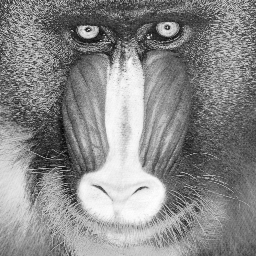
%> input picture baboon.bmp, 256 x 256 px
$ octave Lesson002_2A_L1.m   (GNU Octave 9; MATLAB toolbox functions it lacks are replaced by stand-ins)
%> lines starting %> are read from the running program, lines starting %| are printed output that depends on the picture
### scale.m
function result=scale(img,img2,value)
   result=value.*img2+(1-value).*img2;
   %it ensure the element wise multiplication (1:26)
end

### Lesson002_2A_L1.m
%Lesson2_2A_L1_Image as a function

%lecture 34->refer to udacity Lecture 25:Multiplying by a scalar demo
%https://www.youtube.com/watch?v=dqTtAcljH_8&list=PLAwxTw4SYaPnbDacyrK_kB_RUkuxQBlCm&index=30
clc;
clear all;
close all;
img1=imread('baboon.bmp');
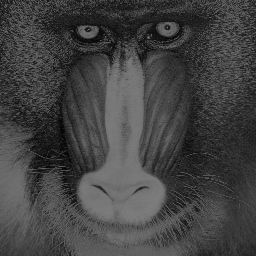
%> img1: size 256x256 uint8; min 0, max 125, mean 66.6
img2=imread('bird.gif');
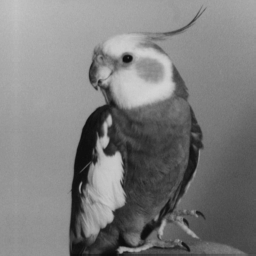
%> input picture bird.gif, 256 x 256 px
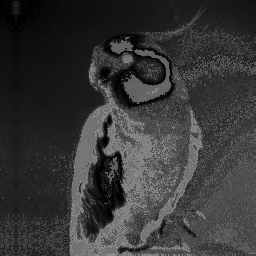
%> img2: size 256x256 uint8; min 0, max 144, mean 54.8

result=scale(img1,img2,0.75);
figure;
imshow(result);
%{
sum=img1+img2;
average=img1/2+img2/2;
average2=(img1+img2)/2;
imshow(img1);
disp(size(img1));
imshow(img2);
disp(size(img2));
%need to make sure their size are equal (0:19)
im_red=img1(:,:,1);
%imshow(im_red);
%0:46->bright area shows high red value, darker areas are vice versa
plot(im_red(150,:));

figure;
imshow(sum);
figure;
imshow(average);
figure
imshow(average2);

result=img2*3
figure;
imshow(result);

figure;
imshow(img2);
%}
%---------------------refer to udacity------------------
%Lecture 36_adding noise quiz
%{

%}
%code
%{

%}
%Lecture 35_displaying images in matlab
%{
-image may go from 0 to 1 (0:11). It means that it goes from darkest black to brightes white (0:14)
-Then I have the the sigma of 2(0:17), u will see black and white all over the place (0:12)
-In the previous example of Lecture 34, sigma here is a small variation (0:24)where sigma 64 is a big variation (0:26) Why?
   -In the image, -127 is black and +128 is white (0:35).
-When we talk about amount of noise in terms of intensity (0:41), we need to consider the overall range (0:45)
-We should use double while dealing with sigma so we can let it equal to 0.1 so it is 10th of range from black to white (0:59)
-Need to use floating point number for 0.0 to 255.0 (1:06)
-sigma=.1 in one place will be the sigma=25 in another case due to streching out(1:17)
-We have to worry about the magnitude of signma w.r.t the overall range of your image (1:21)
imshow(im,[low high]);
-low as black and high as white (1:23)
imshow(im,[]);
-scale the image automatically for you (2:01)
   -it will find the minimum as black and max as white (2:04) by scaling
-You ONLY normalize to display it (2:45) NOT to compute/processing it (2:46)
-
%}
%code
%{


%}


%Lecture 34_quiz_effect of sigma in Gaussian noise
%{
Q:
noise = randn(size(img)).*2; %as gaussian distribution
If we have .*2 instead of *1 what will happen?
1)Does this increase the count?
2)Does this increase the spread?
3)Does this increase the both

-The only correct answer is that we increase the spread by increasing the sigma (0:03)
-The number of values or their counts AREN'T changed (0:11)
-Mutiplying a number will change the standard deviation (sigma) they were drawn from (0:19)
-The type of variable we are using is unint8 spanned from 0 to 255 (0:32)
-IN the imge of saturn, we should see three moons and shadow. After we add the noise, we didn't see any change.
-The reason is that the the noise after randn is really small compare to the image (1:05)
-After implemeint the "Code 2". We can see the effect of the image (1:11)
-After increase the "noise=randn(size(imag)).*50" it will be really difficult to see the moon
%}
%code 2
%{
img=imgread('saturn.png');
imsho(img);
noise=randn(size(imag)).*25;%scale up the avlue (1:07)
outpu=img+noise;
imshow(output);
%}


%code 1
%{
img=imgread('saturn.png');
imsho(img);
noise=randn(size(imag));
outpu=img+noise;
imshow(output);
%}
%Lecture 33_quiz_effect of sigma in Gaussian noise
%{
%pass the quiz
%}

%Lecture 32_effect of sigma in Gaussian noise
%{
-magnitude of noise is defined by sigma (0:08)
-We only look at the function of noise and ignore the image (0:15)
-We can't do it yet until making up the decision.
-What's the mean of the noise? (0:22)
-Mean is 0. Some of the value will be +ve and some of the values will be -ve (0:30)
-How do we see the images has +ve and -ve value.
-If we say 0 is black and white is 255. How do we do this ? (0:40)
-Instead of saying "zero is black" we will map some minimum value as black (0:51) and some maximum value to white (0:54)then
we will distribute in between (0:56)
-0 should be gray instead of black (1:07)
-so we have value of -20 to +20 in the image (1:11)
-we can make -20 as black and +20 as white, and 0 as gray (1:15)
->In matlab, th code will be like this (1:19)
noise=randn(size(im)).*sigma;
->If there is a really small sigma, you can barely see due to the constant gray
->if we make sigma becomes greater and greter, we see more speckle (1:41)
->it is an effect of the noise function been added to the image (1:44)

%}
%Lecture 31:Quiz_Generate Gaussian noise
%code
%{
% Generate Gaussian noise
noise = randn([1 10000]);
[n x] = hist(noise, linspace(-3, 3, 21));
figure;
plot(x, n);

% Generate Uniform noise
noise = rand([1 10000]);
[n x] = hist(noise, linspace(-1, 1, 21));
%disp([x; n]);
figure;
plot(x, n);

% TODO: Try generating other kinds of random numbers.
%       How about a 2D grid of random Gaussian values?


%}
%Lecture 30:quiz_Generate Gaussian noise
%{

%}
%code
%{

%}

%Lecture 30:Generate Gaussian noise
%{
-Since these are randon numbers, we calles this as the noise (0:51)
-randn draws the gausssian or a random normal distribution (0:58)
-Gaussian distrubtion
   -The center or mean for randn is zero the standard deviation is one (1:10)
   -Standard deviation is a measure for how spread out the distribtuion it is (1:19)
   -Getting the number close to 0 will be likely (1:27)
   -Getting the number far away from 0 will be less likely(1:31)
   -How do we know if the randn is sampling from Gaussian Distributin (1:36)?
   -If we have enough samples among bins and we counted how many numbers landed in each bin (1:40)
   -We will see a pattern simliar to the probably distribution (1:48)
   -See code2 (1:52)
   -see code3 for more bins (3:06)->bin center is the same as expected (3:27)
   -see code4->for bette resolution around x axis (3:45) due to spikese we need more data
   -see code5 (3:51)->more data/more sample (4:01)
   -In addition to randn, we can find rand(4:14)-> for uniform distribution
                                      randi(4:19)->generate random integers (4:19)
%}
%code5
%{

some_matrix=randn([1 10000]);
[n,x]=hist(some_matrix, linspace(-3,3,21));

display(x: n);
plot(x,n);
%}


%code4
%{

some_matrix=randn([1 100]);
[n,x]=hist(some_matrix, linspace(-3,3,21));
%Why there is a spike? (3:48) solution, we need more data

display(x: n);
plot(x,n);
%}


%code3
%{

some_matrix=randn([1 100]);
[n,x]=hist(some_matrix, linspace(-3,3,7)); %(3:17)
%7 different numbers including zero for linespace (3:21)

display(x: n);
plot(x,n);
%}
%code2
%{

some_matrix=randn([1 100]);
[n,x]=hist(some_matrix, [-3 -2 -1 0 1 2 3]);
%n=# of elements
%x=bin center
display(x: n); (2:32)
%center has the high count and low count in the end(2:41) or zero count in the end (2:42)
%Same behavior will occur no matter how many times you run it (2:44)
plot(x,n);
%}


%code1
%{
%generate gausian noise %(0:03)
%randn()

some_number=randn();
display(some_number); %(0:09)

some_matrix=randn([1 5]);%1 row and 5 columns (0:37)
display(some_matrix); (0:46)

%}


%Lecture 29:Image diference quiz
%{
1)z=abs(abs(y)-abs(x))
%Doens't make any difference since a and b are +ve integers anyway so give us the previous result(0:09)
2)(a-b)+(b-a)
%gives +ve value for a >B or 0 if b<a (0:20) for a-b
%(b-a) will be vice versa (0:27)
3)convert to uint16
%It is still an unsigned value so doesn't make any differene (0:50)
4)convert to floating point
Yes it works(0:52) since it can store -ve value
%}
%code
%{
clc;
clear all;
close all;


dolphin=imread('dolphin.png');
bicycle=imread('bicycle.png');
diff=dolphin-bycyle;
imshow(diff);
abs_diff=abs(dolphin-bycyle);
imshow(abs_diff);

%we can use image package to preserve the value

pkg load; %(1:19)

abs_diff2=imabsdiff(dolphin-bycyle) %(1:33)
imshow(abs_diff2);

%}


%Lecture 28:Image diference Demo
%{
-Greater value in the difference image signify greater difference between two images (0:16)
-Bright area indicates where two images varing more (0:21)
-if we swtich order as diff=bicyle-dlphin; the result will be diiferent->SO order matter (0:26)
-since a-b vs b-a will be different (0:47)
-When we talking about the difference between two images, we don't care care about the sign of the
difference but only the magnitude (1:04)=We are interested in the absolute difference between two images
(1:11)
-So let's see the values being subtracted (1:35)
->20(from bicycle) - 56 (dolphin) (1:38)
->theoretically, the result should be -36 (1:43)
->since we are using unit8 so this number can only be represented as 0 to 255 since it is unsigned (1:49)
->so it is truncated to 0 (1:53)
->Even in the absolute difference case, the subtraction is performed first (1:59)
->So the intermediate result will be the same as the original difference (2:04)
->The number is truncated already so the absolute value operator won't make any difference (2:09)
->So we will see what we can do about this in nect section
%}
%Code
%{
dolphin=imread('dolphin.png');
bicycle=imread('bicycle.png');
diff=dolphin-bycyle;
imshow(diff);
abs_diff=abs(dolphin-bycyle);
imshow(abs_diff);
%}

%Lecture 27:Common Type of Noise
%{
-We will introduce the concept of noise.
-Noise is just another function that is comibeind with the original function to get a new function (0:18)
-I_prime(x,y)=I(x,y)+n(x,y)
-Different type of noise
-Salt and peper noises (0:48)->random occurrences of black and white pixels
-Impulse noise->random occurance of white pixel (1:04)
-Gaussian noise->variation in intensity drawn from the gausian normal distribution (1:13)
   -we basically assume that at every pixel we take the original image and stick to another spot is distributed
   from normal or guassian distribution (1:29)
-Gaussian noise in matlab->
noise=randn(size(im)).*sigma (1:40)
output=img+noise (2:16)
-noise with the mean of 0 standard deviation of 1->1:59
-scale by sigma that will spread out and make it bigger (2:04)
-
%}

%{
Lecture 26
-Blending effect, we have to make sure the constant
of mutliplying two images =1 (0:39) as
result=0.25*img1+0.75*img2;
-where 0.75+0.25=1
-it is a.k.a alpha blending (0:37) in viewing quiz

in quiz->

function output = blend(a, b, alpha)
    output = alpha.*a+(1-alpha).*b;
endfunction


%{
Lecutre 25
result=value.*img2;
   %the dot ensure the element wise multiplication (1:26)
%}

%--------------------------refer to youtube-------------
%{
Lecture 33 or Lecture 24 from udacity
-After multiplying 0.5(=dividing by 2), the intensity becomes darker (0:29)
-After multiplying 1.5, it becomes brighter. There are wash out effect in
certain area (0:45)
-This is due to the image value above 255 is truncated with that limit
(0:49)(0:52)
-function (1:20)

-(183/2+152/2)=92+76=168
-(183+152)/2=335/2 no due to the size limit of 0 to 255 as unsign 8bit integer
therefore it will be like 255/2 in (viewing quiz)
%}


%{
Lecture 32
-if the color of the image is bright, it will be double bright
so we need to scale down the image inteinsity value (1:16)(1:21)
-average and average2 should give you a different result (2:34)
%}


%lecture 32_add_two_images
%https://www.youtube.com/watch?v=dqTtAcljH_8&list=PLAwxTw4SYaPnbDacyrK_kB_RUkuxQBlCm&index=30
%{
img1=imread('bowl_fruit.png');
img2=imread('abc.png')

imshow(img1);
disp(size(img1));

imshow(img2);
disp(size(img2));
%need to make sure their size are equal (0:19)

im_red=img(:,:,1);
imshow(im_red);
%0:46->bright area shows high red value, darker areas are vice versa

plot(im_red(150,:))
%}


%lecture 31_color_planes
%https://www.youtube.com/watch?v=dqTtAcljH_8&list=PLAwxTw4SYaPnbDacyrK_kB_RUkuxQBlCm&index=30
%{
img=imread('bowl_fruit.png');
imshow(img);
disp(size(img));
im_red=img(:,:,1);
imshow(im_red);
%0:46->bright area shows high red value, darker areas are vice versa

plot(im_red(150,:))
%}


%Lecture 30_crop an image
%{
img=imread('bycycle.png');
imshow(img);
disp(size(img));

cropped=img(110:310,10:160);
imshow(cropped);
%}


%{
%at a given location (row,col);
img=imrad(â€˜abc.pngâ€™);
imshow(img);
disp(size(img));
img(50,100);%row 50 and col 100
Relative the high value waves it is.others are comparative low
%}


%{
Lecture 32
-if the color of the image is bright, it will be double bright
so we need to scale down the image inteinsity value (1:16)(1:21)
-average and average2 should give you a different result (2:34)
%}


%lecture 32_add_two_images
%https://www.youtube.com/watch?v=dqTtAcljH_8&list=PLAwxTw4SYaPnbDacyrK_kB_RUkuxQBlCm&index=30
%{
img1=imread('bowl_fruit.png');
img2=imread('abc.png')

imshow(img1);
disp(size(img1));

imshow(img2);
disp(size(img2));
%need to make sure their size are equal (0:19)

im_red=img(:,:,1);
imshow(im_red);
%0:46->bright area shows high red value, darker areas are vice versa

plot(im_red(150,:))
%}


%lecture 31_color_planes
%https://www.youtube.com/watch?v=dqTtAcljH_8&list=PLAwxTw4SYaPnbDacyrK_kB_RUkuxQBlCm&index=30
%{
img=imread('bowl_fruit.png');
imshow(img);
disp(size(img));
im_red=img(:,:,1);
imshow(im_red);
%0:46->bright area shows high red value, darker areas are vice versa

plot(im_red(150,:))
%}


%Lecture 30_crop an image
%{
img=imread('bycycle.png');
imshow(img);
disp(size(img));

cropped=img(110:310,10:160);
imshow(cropped);
%}


%{
%at a given location (row,col);
img=imrad(‘abc.png’);
imshow(img);
disp(size(img));
img(50,100);%row 50 and col 100
Relative the high value waves it is.others are comparative low
%}
